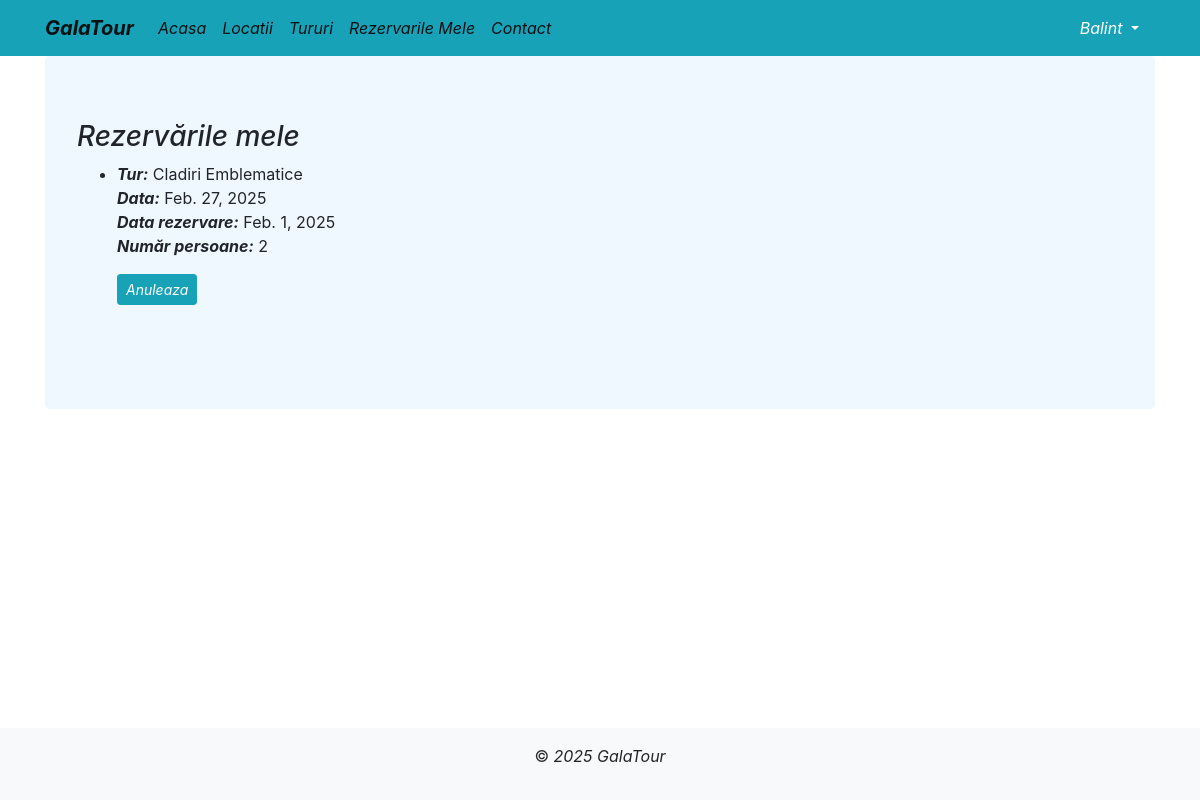
The app's page /rezervarile-mele/ (signed in), older data.
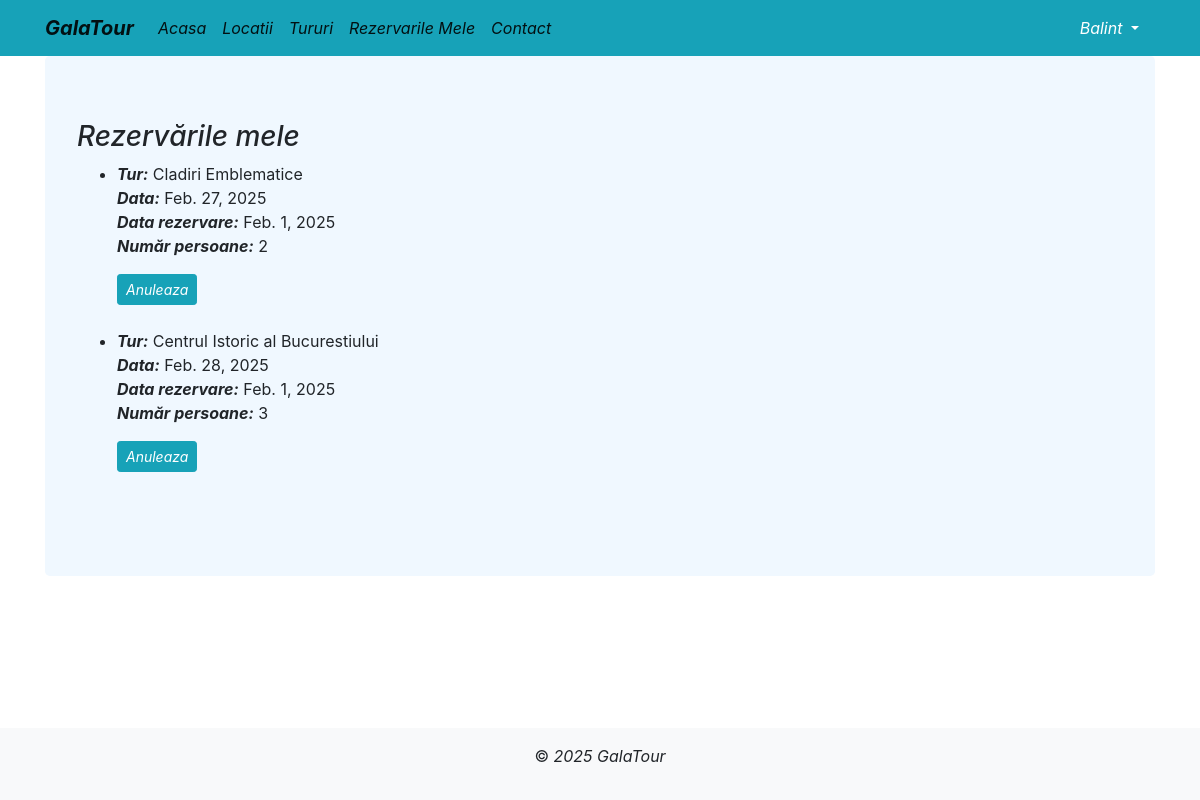
The same page, newer data.
### locatii/models.py (models this page shows, shortened)
class Rezervare(models.Model):
    class Meta:
        verbose_name_plural = 'Rezervari'
    utilizator = ForeignKey(User, on_delete=CASCADE, related_name='rezervari')
    numar_persoane= PositiveIntegerField(blank=False, null=False, default=1, validators=[MinValueValidator(1), MaxValueValidator(10)])
    tur = ForeignKey(Tur, on_delete=CASCADE, related_name='rezervari')
    data_inceput = DateField()
    creata = DateField(auto_now_add=True)

class Tur(models.Model):
    class Meta:
        verbose_name_plural = 'Tururi'
    OPTIUNI_TIP_TUR = [
            ('predefinit', 'Predefinit'),
            ('personalizat', 'Personalizat')
        ]
    nume = CharField(max_length=128, blank=True, null=True)
    descriere = TextField(blank=True, null=True)
    locatii = ManyToManyField(Locatie, related_name='tururi')
    type = CharField(max_length=40, choices=OPTIUNI_TIP_TUR, default='predefinit' )
    durata= CharField(max_length=128, blank=True, null=True)
    pret = CharField(max_length=256, blank=True, null=True)
    pachet = TextField(blank=True, null=True)
    imagine_tur = ImageField(upload_to='imagini', blank=True, null=True)

### locatii/views.py (the view)
# urls.py: path('rezervarile-mele/', RezervarileMeleView.as_view(), name='lista_rezervari'),
class RezervarileMeleView(LoginRequiredMixin, ListView):
    model = Rezervare
    template_name = 'rezervarile_mele.html'
    context_object_name = 'rezervari'
    def get_queryset(self):
        return Rezervare.objects.filter(utilizator=self.request.user)

### locatii/templates/rezervarile_mele.html (shortened to what this page needs)
<!DOCTYPE html>
<html lang="en">
<head>
</head>
<body>
{% extends 'base.html' %}
{% block content %}
<h3><i>Rezervările mele</i></h3>
  {% if rezervari %}
    <ul>
      {% for rezervare in rezervari %}
        <li>
          <strong><i>Tur:</i></strong> {{ rezervare.tur.nume }}<br>
          <strong><i>Data:</i></strong> {{ rezervare.data_inceput }}<br>
          <strong><i>Data rezervare:</i></strong> {{ rezervare.creata}}<br>
          <strong><i>Număr persoane:</i></strong> {{ rezervare.numar_persoane }}<br>
          <a href="{% url 'anuleaza_rezervare' rezervare.id  %}" class="btn btn-info btn-sm mt-3"><i>Anuleaza</i></a>
          <br>
          <br>
        </li>
      {% endfor %}
    </ul>
  {% else %}
    <p>Nu ai nicio rezervare.</p>
  {% endif %}
{% endblock %}

### locatii/templates/base.html (shortened to what this page needs)
{% load static %}
<html {% if LANGUAGE_CODE %}lang="{{ LANGUAGE_CODE }}" {% endif %}>
<head>
    <link rel="stylesheet" href="https://stackpath.bootstrapcdn.com/bootstrap/4.2.1/css/bootstrap.min.css"
>
    <link rel="stylesheet" href="{% static 'index.css' %}">
</head>
<body>
<div class="wrapper">
    <nav class="navbar navbar-expand-lg navbar-light bg-info">
        <div class="container fixed">
            <a class="navbar-brand" href="/"><i><b>GalaTour</b></i></a>
            <div class="collapse navbar-collapse" id="navbarNavAltMarkup">
                <div class="navbar-nav">
                    <a class="nav-item nav-link active" href="/">
                        <i>Acasa</i>
                    </a>
                    <a class="nav-item nav-link active" href="{% url 'lista_locatie' %}">
                        <i>Locatii</i>
                    </a>
                    <a class="nav-item nav-link active" href="{% url 'lista_tur' %}">
                        <i>Tururi</i>
                    </a>
                    {% if user.is_authenticated %}
                    <a class="nav-item nav-link active" href="{% url 'lista_rezervari' %}">
                        <i>Rezervarile Mele</i>
                    {% endif %}
                    </a>
                    <a class="nav-item nav-link active" href="{% url 'contact' %}"><i>Contact</i></a>
                </div>
            </div>
            <div class="nav-item dropdown">
            {% if user.is_authenticated %}
            <a class="nav-link dropdown-toggle text-white" href="#" data-toggle="dropdown">
                <i>{{user.username}}</i>
            </a>
            {% endif %}
            </div>
        </div>
    </nav>
    <div class="content">
        <div class="container">
            <div class="jumbotron">
                {% block content %}{% endblock %}
            </div>
        </div>
    </div>
    <footer class="bg-light text-center py-3">
        <p>&copy;<i> 2025 GalaTour</i></p>
    </footer>
</div>
</body>
</html>

### locatii/static/index.css (style rules this page uses)
.jumbotron { background-color: aliceblue; }

### locatii/templates/base.html (style rules this page uses)
html, body { height: 100%; }
.wrapper { min-height: 100%; display: flex; flex-direction: column; }
.content { flex: 1; }
footer { background-color: #f8f9fa; text-align: center; padding: 1rem 0; }

Row changes from the older to the newer data that the page shows:
added Rezervare: tur.nume "Centrul Istoric al Bucurestiului", data_inceput "Feb. 28, 2025", creata "Feb. 1, 2025", numar_persoane "3"
